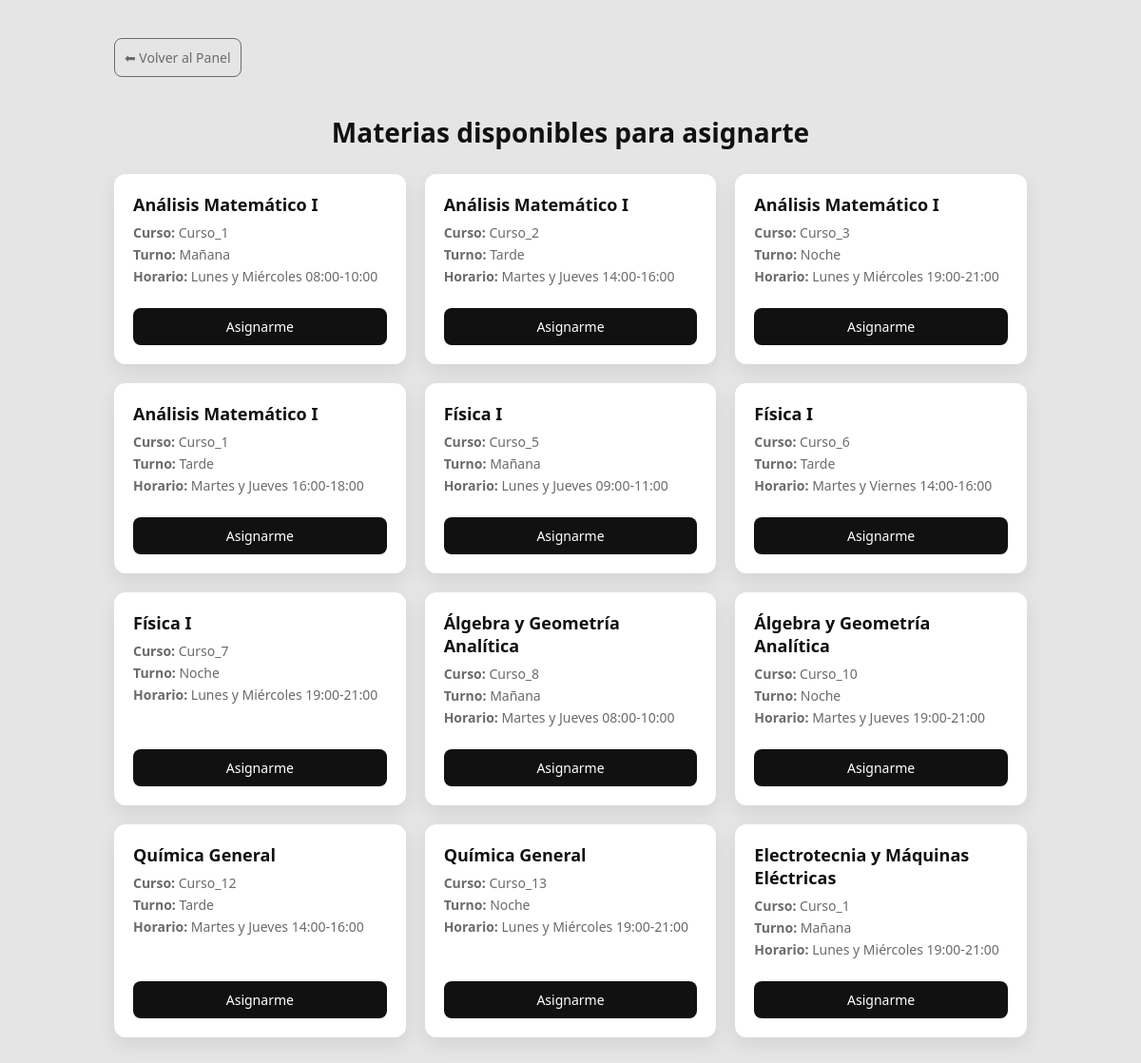
Screenshot of /profesores/materias-disponibles/ (signed in) with the database file from the repository.
### UTN/models.py (models this page shows, shortened)
class MateriaCurso(models.Model):
    id_materia_curso = models.AutoField(primary_key=True)
    curso = models.ForeignKey(Curso, on_delete=models.CASCADE, related_name='materias')
    materia = models.ForeignKey(Materia, on_delete=models.CASCADE, related_name='cursos_ofrecidos')
    Opciones_Turno = [
        ('manana', 'Mañana'),
        ('tarde', 'Tarde'),
        ('noche', 'Noche'),
    ]
    turno_cursado = models.CharField(max_length=10, choices=Opciones_Turno)
    horario = models.CharField(max_length=50)
    modulo = models.CharField(max_length=50)
    grupo = models.CharField(max_length=50, null=True, blank=True)

class Materia(models.Model):
    nombre = models.CharField(max_length=100, default="")
    sigla = models.CharField(max_length=10, primary_key=True)
    ciclo_lectivo = models.PositiveIntegerField()
    correlativas_requeridas = models.ManyToManyField('self', blank=True, symmetrical=False, related_name='materias_que_la_requieren', verbose_name='Materias Correlativas Requeridas')
    def get_carreras_admin(self):
        """
        Genera una cadena de texto HTML para mostrar en el Admin con las carreras y sus IDs.
        """
        carreras = self.carreramateria_set.select_related('carrera').all()
        info_carreras = []
        for cm in carreras:
            info_carreras.append(f"{cm.carrera.nombre} (ID: **{cm.carrera.id_carrera}**)")
        return mark_safe("<br>".join(info_carreras))
    get_carreras_admin.short_description = 'Carreras Asociadas'

class Curso(models.Model):
    id_curso = models.AutoField(primary_key=True)
    nombre = models.CharField(max_length=50)
    nivel = models.CharField(max_length=20)
    numero = models.PositiveIntegerField()

### UTN/views.py (the view)
# urls.py: path("profesores/materias-disponibles/", materias_disponibles, name="materias_disponibles"),
@login_required
def materias_disponibles(request):
    profesor = request.user.profesor
    materias = MateriaCurso.objects.exclude(
        profesores__profesor=profesor
    )
    return render(request, "profesores/materias_disponibles.html", {
        "materias": materias
    })

### UTN/templates/profesores/materias_disponibles.html (shortened to what this page needs)
<!DOCTYPE html>
<html lang="es">
<head>
</head>
<body>
<div class="container">
    <a
        href="{% url 'dashboard' request.user.profesor.pk %}"
        class="btn btn-volver"
    >
        ⬅ Volver al Panel
    </a>
    <h1>Materias disponibles para asignarte</h1>
    {% if materias %}
        <div class="grid">
            {% for mc in materias %}
                <div class="card">
                    <div>
                        <h2>{{ mc.materia.nombre }}</h2>
                        <p><strong>Curso:</strong> {{ mc.curso.nombre }}</p>
                        <p><strong>Turno:</strong> {{ mc.get_turno_cursado_display }}</p>
                        <p><strong>Horario:</strong> {{ mc.horario }}</p>
                    </div>
                    <a
                        href="{% url 'asignar_materia_profesor' mc.id_materia_curso %}"
                        class="btn btn-asignar"
                    >
                        Asignarme
                    </a>
                </div>
            {% endfor %}
        </div>
    {% else %}
        <div class="empty">
            <h2>No hay materias disponibles</h2>
            <p>En este momento no hay materias para asignarte.</p>
        </div>
    {% endif %}
</div>
</body>
</html>

### UTN/templates/profesores/materias_disponibles.html (style rules this page uses)
:root { --negro: #111; --gris-oscuro: #2f2f2f; --gris: #6b6b6b; --gris-claro: #e5e5e5; --blanco: #ffffff; }
* { box-sizing: border-box; font-family: "Segoe UI", system-ui, sans-serif; }
body { margin: 0; background-color: var(--gris-claro); color: var(--negro); }
.container { max-width: 1000px; margin: 40px auto; padding: 0 20px; }
h1 { margin-bottom: 25px; font-size: 28px; font-weight: 600; text-align: center; }
.grid { display: grid; grid-template-columns: repeat(auto-fill, minmax(280px, 1fr)); gap: 20px; }
.card { background-color: var(--blanco); border-radius: 12px; padding: 20px; box-shadow: 0 8px 20px rgba(0,0,0,0.08); display: flex; flex-direction: column; justify-content: space-between; }
.card h2 { font-size: 18px; margin: 0 0 8px; }
.card p { margin: 4px 0; color: var(--gris); font-size: 14px; }
.btn { padding: 10px; font-size: 14px; border-radius: 8px; cursor: pointer; text-align: center; text-decoration: none; border: none; transition: all 0.2s ease; display: block; }
.btn-asignar { background-color: var(--negro); color: var(--blanco); margin-top: 20px; }
.btn-volver { background-color: transparent; color: var(--gris); border: 1px solid var(--gris); margin-bottom: 20px; display: inline-block; }

### rows the page displays
MateriaCurso: materia.nombre "Análisis Matemático I", curso.nombre "Curso_1", turno_cursado "Mañana", horario "Lunes y Miércoles 08:00-10:00"
MateriaCurso: materia.nombre "Análisis Matemático I", curso.nombre "Curso_2", turno_cursado "Tarde", horario "Martes y Jueves 14:00-16:00"
MateriaCurso: materia.nombre "Análisis Matemático I", curso.nombre "Curso_3", turno_cursado "Noche", horario "Lunes y Miércoles 19:00-21:00"
MateriaCurso: materia.nombre "Análisis Matemático I", curso.nombre "Curso_1", turno_cursado "Tarde", horario "Martes y Jueves 16:00-18:00"
MateriaCurso: materia.nombre "Física I", curso.nombre "Curso_5", turno_cursado "Mañana", horario "Lunes y Jueves 09:00-11:00"
MateriaCurso: materia.nombre "Física I", curso.nombre "Curso_6", turno_cursado "Tarde", horario "Martes y Viernes 14:00-16:00"
MateriaCurso: materia.nombre "Física I", curso.nombre "Curso_7", turno_cursado "Noche", horario "Lunes y Miércoles 19:00-21:00"
MateriaCurso: materia.nombre "Álgebra y Geometría Analítica", curso.nombre "Curso_8", turno_cursado "Mañana", horario "Martes y Jueves 08:00-10:00"
MateriaCurso: materia.nombre "Álgebra y Geometría Analítica", curso.nombre "Curso_10", turno_cursado "Noche", horario "Martes y Jueves 19:00-21:00"
MateriaCurso: materia.nombre "Química General", curso.nombre "Curso_12", turno_cursado "Tarde", horario "Martes y Jueves 14:00-16:00"
MateriaCurso: materia.nombre "Química General", curso.nombre "Curso_13", turno_cursado "Noche", horario "Lunes y Miércoles 19:00-21:00"
MateriaCurso: materia.nombre "Electrotecnia y Máquinas Eléctricas", curso.nombre "Curso_1", turno_cursado "Mañana", horario "Lunes y Miércoles 19:00-21:00"
